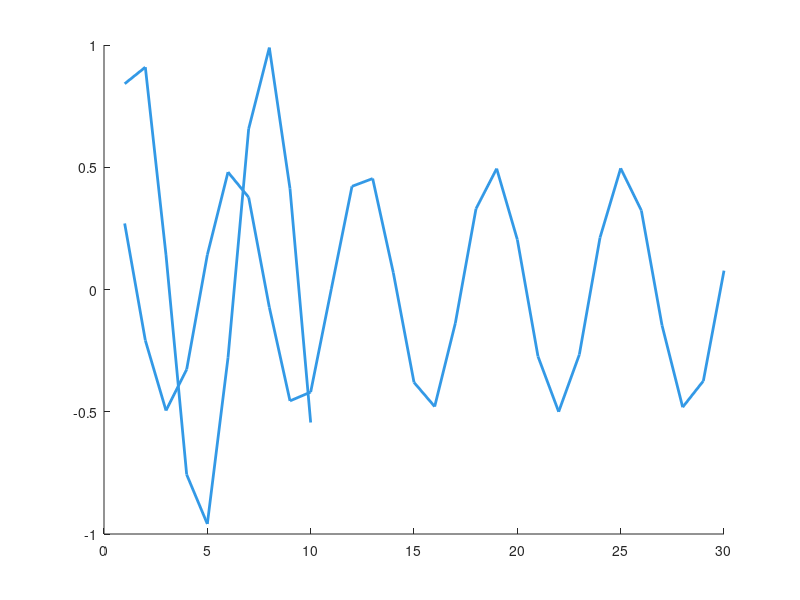

Here is the MATLAB script that generated this plot: (Note: this script raises an error after producing the figure.)
addpath(fullfile(fileparts(fileparts(mfilename('fullpath')))));
outDir = fullfile(fileparts(mfilename('fullpath')), 'out');
if ~exist(outDir,'dir'); mkdir(outDir); end

% Case A: two lines, SAME color, DIFFERENT point counts -- must disambiguate via nPts tie-break.
fig = figure('Visible','off'); ax = axes(fig); hold(ax,'on');
plot(ax, 1:10, sin(1:10), 'Color',[0.2 0.6 0.9], 'LineWidth',2);
plot(ax, 1:30, cos(1:30)*0.5, 'Color',[0.2 0.6 0.9], 'LineWidth',2);
snap = snapshotAxesStyle(ax);
svgFile = fullfile(outDir,'edgeA.svg');
print(fig, svgFile, '-dsvg', '-vector');
xd1 = snap(1).handle.XData; xd2 = snap(2).handle.XData;
close(fig);
matches = matchGraphicsToSvg(snap, svgFile);
assert(size(matches(1).points,1) == numel(xd1) && size(matches(2).points,1) == numel(xd2), ...
    'Case A: point-count tiebreak failed to correctly assign each object');
fprintf('Case A (same color, different nPts): PASS -- correctly disambiguated by point count\n');

% Case B: two lines, SAME color AND SAME point count -- must error loudly (ambiguousMatch), not
% silently guess.
fig = figure('Visible','off'); ax = axes(fig); hold(ax,'on');
plot(ax, 1:10, sin(1:10), 'Color',[0.7 0.2 0.4], 'LineWidth',2);
plot(ax, 1:10, cos(1:10), 'Color',[0.7 0.2 0.4], 'LineWidth',2);
snap = snapshotAxesStyle(ax);
svgFile = fullfile(outDir,'edgeB.svg');
print(fig, svgFile, '-dsvg', '-vector');
close(fig);
threw = false;
try
    matchGraphicsToSvg(snap, svgFile);
catch e
    threw = strcmp(e.identifier, 'matchGraphicsToSvg:ambiguousMatch');
end
assert(threw, 'Case B: expected a loud ambiguousMatch error, got none (or the wrong one)');
fprintf('Case B (same color, same nPts): PASS -- correctly refused to guess (ambiguousMatch)\n');

% Case C: axis-clip-boundary split (the documented known-gap in the OLD engine) -- a line whose
% data crosses the visible xlim so MATLAB's exporter may split it into multiple polyline siblings.
% Check whether this prototype's simple point-count tiebreak survives that case, or inherits the
% same gap.
fig = figure('Visible','off'); ax = axes(fig); hold(ax,'on');
xx = 1:100; yy = sin(xx/5);
plot(ax, xx, yy, 'Color',[0.1 0.8 0.3], 'LineWidth',2);
xlim(ax, [20 80]);   % forces a real clip -- data extends past the visible range on both sides
snap = snapshotAxesStyle(ax);
svgFile = fullfile(outDir,'edgeC.svg');
print(fig, svgFile, '-dsvg', '-vector');
close(fig);
try
    m = matchGraphicsToSvg(snap, svgFile);
    fprintf('Case C (axis-clip split): matched %d point(s) vs. live %d -- %s\n', ...
        size(m(1).points,1), numel(xx), tern(size(m(1).points,1)==numel(xx),'EXACT MATCH','MISMATCH (expected -- known gap)'));
catch e
    fprintf('Case C (axis-clip split): threw %s -- %s\n', e.identifier, e.message);
end

function s = tern(cond,a,b)
if cond; s=a; else; s=b; end
end
